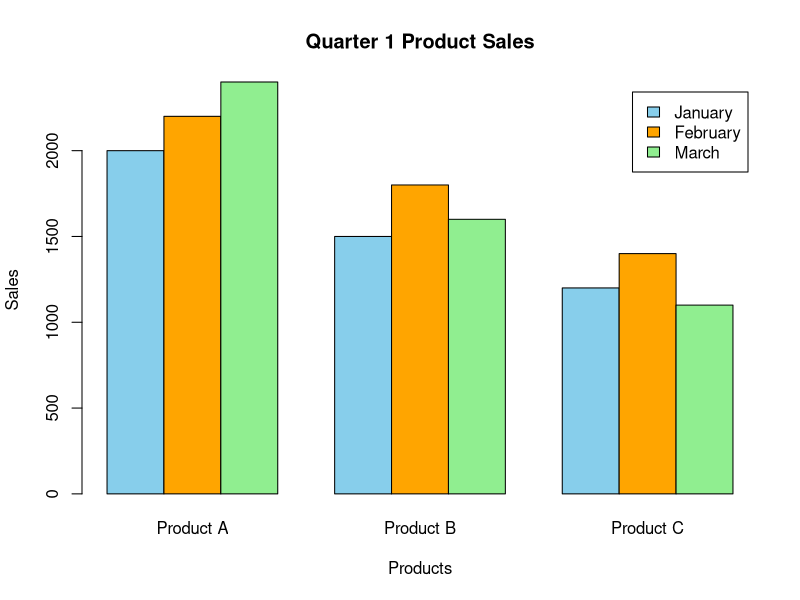

The R script that drew this image:
# Product Sales Data
sales <- matrix(c(
  2000,1500,1200,
  2200,1800,1400,
  2400,1600,1100),
  nrow = 3,
  byrow = TRUE)

colnames(sales) <- c("Product A","Product B","Product C")
rownames(sales) <- c("January","February","March")

# Grouped Bar Chart
barplot(sales,
        beside = TRUE,
        col = c("skyblue","orange","lightgreen"),
        main = "Quarter 1 Product Sales",
        xlab = "Products",
        ylab = "Sales",
        legend = rownames(sales))
